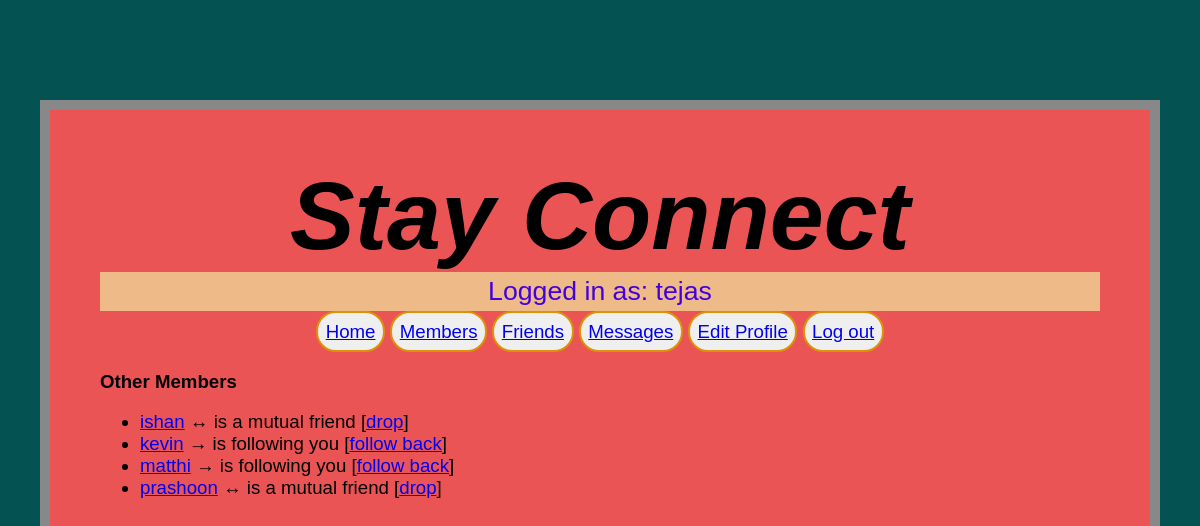
The app's page /members.php (signed in) with its own data.
### tables this page shows
CREATE TABLE `members` (
  `user` varchar(50) NOT NULL,
  `nickname` varchar(50) NOT NULL
);

### functions.php (called while the page is built, shortened)
<?php
 $dbhost = "localhost:3307";
 $dbname = "prashoonest";
 $dbuser = "prashoonuser";
 $dbpass = "";
 $connection = new mysqli($dbhost, $dbuser, $dbpass, $dbname);
 function queryMysql($query)
 {
 global $connection;
 $result = $connection->query($query);
 return $result;
 }
?>

### members.php (the view, shortened to what this page needs)
<?php
 require_once 'header.php';
 $result = queryMysql("SELECT user FROM members ORDER BY user");
 $num = $result->num_rows;
 echo "<h3>Other Members</h3><ul>";
 for ($j = 0 ; $j < $num ; ++$j)
 {
 $row = $result->fetch_array(MYSQLI_ASSOC);
 if ($row['user'] == $user) continue;
 echo "<li><a data-transition='slide' href='members.php?view=" .
$row['user'] . "'>" . $row['user'] . "</a>";
 $follow = "follow";
 $result1 = queryMysql("SELECT * FROM friends WHERE user='" . $row['user'] . "' AND friend='$user'");
 $t1 = $result1->num_rows;
 $result1 = queryMysql("SELECT * FROM friends WHERE user='$user' AND friend='" . $row['user'] . "'");
 $t2 = $result1->num_rows;
 if (($t1 + $t2) > 1) echo " &harr; is a mutual friend";
 elseif ($t1) echo " &larr; you are following";
 elseif ($t2) { echo " &rarr; is following you";
$follow = "follow back"; }
 if (!$t1) echo " [<a data-transition='slide'
href='members.php?add=" . $row['user'] . "'>$follow</a>]";
 else echo " [<a data-transition='slide'
href='members.php?remove=" . $row['user'] . "'>drop</a>]";
 }
?>
 </ul></div>
 </body>
</html>

### styles.css (style rules this page uses)
* { font-family: verdana, sans-serif; font-size: 14pt; }
body { width: 1000px; margin: 100px auto; background: #eb5454; align-items: center; padding: 50px 50px 50px 50px; border: 10px solid #888; }
html { background: rgb(4, 82, 82); }

### records on screen
members: user "ishan", shows "↔ is a mutual friend"
members: user "kevin", shows "→ is following you", follow "follow back"
members: user "matthi", shows "→ is following you", follow "follow back"
members: user "prashoon", shows "↔ is a mutual friend"

### other values on screen
$userstr "Logged in as: tejas"
